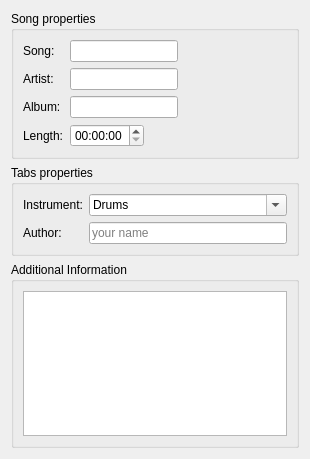
<?xml version="1.0" encoding="UTF-8"?>
<ui version="4.0">
 <class>SongInfo</class>
 <widget class="QWidget" name="SongInfo">
  <property name="geometry">
   <rect>
    <x>0</x>
    <y>0</y>
    <width>310</width>
    <height>459</height>
   </rect>
  </property>
  <property name="sizePolicy">
   <sizepolicy hsizetype="Minimum" vsizetype="Preferred">
    <horstretch>0</horstretch>
    <verstretch>0</verstretch>
   </sizepolicy>
  </property>
  <property name="minimumSize">
   <size>
    <width>310</width>
    <height>459</height>
   </size>
  </property>
  <property name="windowTitle">
   <string>Form</string>
  </property>
  <layout class="QVBoxLayout" name="verticalLayout">
   <item>
    <widget class="QGroupBox" name="groupBox">
     <property name="sizePolicy">
      <sizepolicy hsizetype="Minimum" vsizetype="Fixed">
       <horstretch>0</horstretch>
       <verstretch>0</verstretch>
      </sizepolicy>
     </property>
     <property name="title">
      <string>Song properties</string>
     </property>
     <layout class="QFormLayout" name="formLayout_2">
      <property name="fieldGrowthPolicy">
       <enum>QFormLayout::FieldsStayAtSizeHint</enum>
      </property>
      <item row="1" column="0">
       <widget class="QLabel" name="label">
        <property name="text">
         <string>Song:</string>
        </property>
       </widget>
      </item>
      <item row="1" column="1">
       <widget class="QLineEdit" name="titleLineEdit"/>
      </item>
      <item row="2" column="0">
       <widget class="QLabel" name="label_2">
        <property name="text">
         <string>Artist:</string>
        </property>
       </widget>
      </item>
      <item row="2" column="1">
       <widget class="QLineEdit" name="artistLineEdit"/>
      </item>
      <item row="3" column="0">
       <widget class="QLabel" name="label_4">
        <property name="text">
         <string>Album:</string>
        </property>
       </widget>
      </item>
      <item row="3" column="1">
       <widget class="QLineEdit" name="albumLineEdit"/>
      </item>
      <item row="4" column="0">
       <widget class="QLabel" name="label_3">
        <property name="text">
         <string>Length:</string>
        </property>
       </widget>
      </item>
      <item row="4" column="1">
       <widget class="QDateTimeEdit" name="timeEdit">
        <property name="accelerated">
         <bool>true</bool>
        </property>
        <property name="currentSection">
         <enum>QDateTimeEdit::HourSection</enum>
        </property>
        <property name="displayFormat">
         <string>HH:mm:ss</string>
        </property>
        <property name="calendarPopup">
         <bool>true</bool>
        </property>
       </widget>
      </item>
     </layout>
    </widget>
   </item>
   <item>
    <widget class="QGroupBox" name="groupBox_3">
     <property name="sizePolicy">
      <sizepolicy hsizetype="Preferred" vsizetype="Fixed">
       <horstretch>0</horstretch>
       <verstretch>0</verstretch>
      </sizepolicy>
     </property>
     <property name="title">
      <string>Tabs properties</string>
     </property>
     <layout class="QFormLayout" name="formLayout">
      <item row="0" column="0">
       <widget class="QLabel" name="label_5">
        <property name="text">
         <string>Instrument:</string>
        </property>
       </widget>
      </item>
      <item row="0" column="1">
       <widget class="QComboBox" name="instrumentComboBox">
        <property name="editable">
         <bool>true</bool>
        </property>
        <item>
         <property name="text">
          <string>Drums</string>
         </property>
        </item>
        <item>
         <property name="text">
          <string>Guitar</string>
         </property>
        </item>
        <item>
         <property name="text">
          <string>Bass</string>
         </property>
        </item>
        <item>
         <property name="text">
          <string>Ukulele</string>
         </property>
        </item>
       </widget>
      </item>
      <item row="1" column="1">
       <widget class="QLineEdit" name="authorLineEdit">
        <property name="placeholderText">
         <string>your name</string>
        </property>
       </widget>
      </item>
      <item row="1" column="0">
       <widget class="QLabel" name="label_6">
        <property name="text">
         <string>Author:</string>
        </property>
       </widget>
      </item>
     </layout>
    </widget>
   </item>
   <item>
    <widget class="QGroupBox" name="groupBox_2">
     <property name="title">
      <string>Additional Information</string>
     </property>
     <layout class="QVBoxLayout" name="verticalLayout_2">
      <item>
       <widget class="QTextEdit" name="textEdit">
        <property name="sizePolicy">
         <sizepolicy hsizetype="Preferred" vsizetype="Preferred">
          <horstretch>0</horstretch>
          <verstretch>0</verstretch>
         </sizepolicy>
        </property>
       </widget>
      </item>
     </layout>
    </widget>
   </item>
  </layout>
 </widget>
 <resources/>
 <connections/>
</ui>
